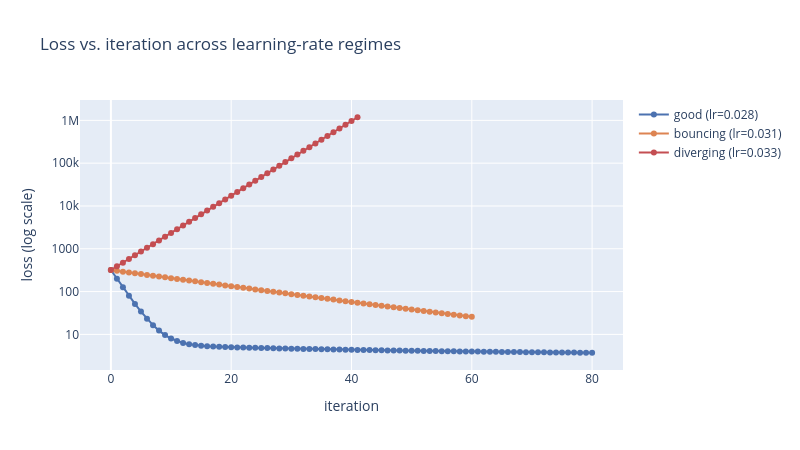

Notebook code for this chart:
### Markdown cell above
**Reading the animation:** watch the right-hand path zig-zag back and forth across the
valley instead of gliding smoothly down its center - each step overshoots past the minimum,
and the next step overshoots back. It *is* still (barely) converging here, just extremely
inefficiently. Push the learning rate up only slightly further and that thin margin disappears
entirely:

### Code cell
EXPLODE_LR = 0.033
hist_explode = run_gd(EXPLODE_LR, 60)

fig_lr_compare = go.Figure()
for hist, name, color in [
    (hist_good, f"good (lr={GOOD_LR})", BLUE),
    (hist_bounce, f"bouncing (lr={BOUNCE_LR})", ORANGE),
    (hist_explode, f"diverging (lr={EXPLODE_LR})", RED),
]:
    losses = [h[2] for h in hist]
    fig_lr_compare.add_trace(go.Scatter(y=losses, mode="lines+markers", name=name, line=dict(color=color)))

fig_lr_compare.update_yaxes(type="log", title_text="loss (log scale)")
fig_lr_compare.update_xaxes(title_text="iteration")
fig_lr_compare.update_layout(title="Loss vs. iteration across learning-rate regimes", height=450, width=800)
fig_lr_compare.show()

### Figure 1 — Plotly figure (JSON) as saved in the notebook; plotly's stock layout.template omitted (floating-point values rounded to 4 significant figures)
{"data": [{"line": {"color": "#4C72B0"}, "mode": "lines+markers", "name": "good (lr=0.028)", "type": "scatter", "y": [318.9, 199.6, 125.7, 79.94, 51.62, 34.08, 23.2, 16.45, 12.26, 9.641, 8.005, 6.975, 6.32, 5.898, 5.621, 5.433, 5.301, 5.204, 5.128, 5.067, 5.015, 4.968, 4.926, 4.886, 4.848, 4.812, 4.777, 4.743, 4.71, 4.678, 4.647, 4.616, 4.586, 4.557, 4.528, 4.5, 4.473, 4.446, 4.42, 4.395, 4.37, 4.346, 4.322, 4.299, 4.276, 4.254, 4.232, 4.211, 4.19, 4.17, 4.15, 4.131, 4.112, 4.093, 4.075, 4.058, 4.04, 4.023, 4.007, 3.991, 3.975, 3.96, 3.945, 3.93, 3.915, 3.901, 3.888, 3.874, 3.861, 3.848, 3.836, 3.823, 3.811, 3.8, 3.788, 3.777, 3.766, 3.755, 3.745, 3.735, 3.725]}, {"line": {"color": "#DD8452"}, "mode": "lines+markers", "name": "bouncing (lr=0.031)", "type": "scatter", "y": [318.9, 305.3, 292.2, 279.7, 267.8, 256.3, 245.4, 234.9, 224.9, 215.3, 206.1, 197.4, 189.0, 181.0, 173.3, 165.9, 158.9, 152.2, 145.8, 139.6, 133.7, 128.1, 122.7, 117.5, 112.6, 107.9, 103.4, 99.05, 94.92, 90.96, 87.18, 83.56, 80.1, 76.78, 73.62, 70.58, 67.68, 64.91, 62.25, 59.71, 57.28, 54.95, 52.73, 50.6, 48.56, 46.61, 44.75, 42.96, 41.25, 39.62, 38.06, 36.56, 35.13, 33.76, 32.45, 31.2, 30.0, 28.85, 27.75, 26.7, 25.7]}, {"line": {"color": "#C44E52"}, "mode": "lines+markers", "name": "diverging (lr=0.033)", "type": "scatter", "y": [318.9, 388.5, 473.5, 577.5, 704.7, 860.1, 1050.0, 1283.0, 1567.0, 1914.0, 2339.0, 2858.0, 3492.0, 4268.0, 5216.0, 6376.0, 7793.0, 9526.0, 11640.0, 14230.0, 17400.0, 21270.0, 26000.0, 31790.0, 38860.0, 47500.0, 58070.0, 70990.0, 86780.0, 106100.0, 129700.0, 158600.0, 193800.0, 237000.0, 289700.0, 354100.0, 432900.0, 529200.0, 647000.0, 790900.0, 966900.0, 1182000.0]}], "layout": {"height": 450, "title": {"text": "Loss vs. iteration across learning-rate regimes"}, "width": 800, "xaxis": {"title": {"text": "iteration"}}, "yaxis": {"title": {"text": "loss (log scale)"}, "type": "log"}}}
